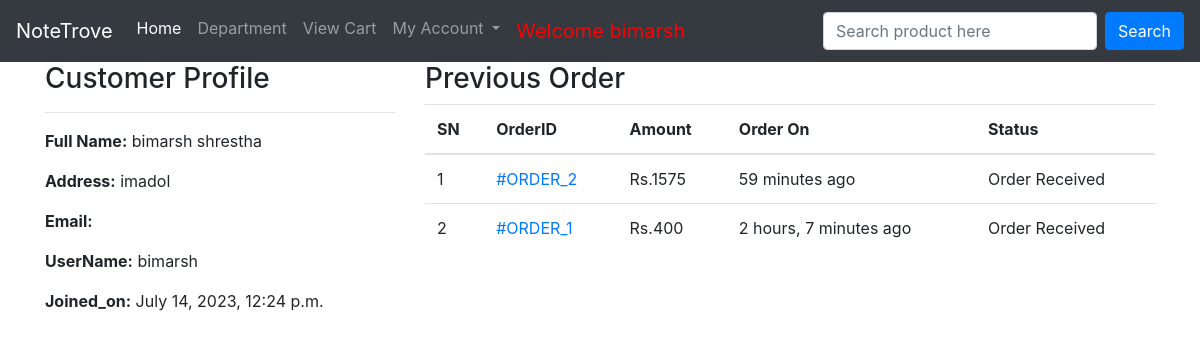
Screenshot of /profile/ (signed in) with the database file from the repository.
### RBB/models.py (models this page shows, shortened)
class Customer(models.Model):
    user=models.OneToOneField(User,on_delete=models.CASCADE)
    full_name = models.CharField(max_length=200)
    address=models.CharField(max_length=200,blank=True,null=True)
    joined_on=models.DateTimeField(auto_now_add=True)

class Order(models.Model):
    cart=models.OneToOneField(Cart,on_delete=models.CASCADE)
    ordered_by=models.CharField(max_length=200)
    shipping_address=models.CharField(max_length=200)
    mobile=models.CharField(max_length=10)
    email=models.EmailField(null=True,blank=True)
    subtotal=models.PositiveIntegerField()
    discount=models.PositiveIntegerField()
    total=models.PositiveIntegerField()
    order_status=models.CharField(max_length=50,choices=ORDER_STATUS)
    created_at=models.DateTimeField(auto_now_add=True)
    payment_method=models.CharField(max_length=20,choices=METHOD,default="Cash On Delivery")
    payment_completed=models.BooleanField(default=False,null=True,blank=True)

### RBB/views.py (the view)
# urls.py: path('profile/',CustomerDetailView.as_view(),name='customerprofile'),
class CustomerDetailView(TemplateView):
    template_name='customerprofile.html'
    def dispatch(self,request,*args,**kwargs):
        if request.user.is_authenticated and Customer.objects.filter(user=request.user).exists():
            pass
        else:
            return redirect('/login/?next=/profile/')
        return super().dispatch(request,*args,**kwargs)
    def get_context_data(self,**kwargs):
        context=super().get_context_data(**kwargs)
        customer=self.request.user.customer
        context['customer']=customer
        order=Order.objects.filter(cart__customer=customer).order_by('-id')
        context['orders']=order
        return context

### templates/customerprofile.html (shortened to what this page needs)
{% extends 'base.html'%}
{%block content%}
<div class="container">
    <div class="row">
        <div class="col-md-4">
            <h3>Customer Profile</h3><hr>
            <p><span class="font-weight-bold">Full Name:</span> {{customer.full_name}}</p>
            <p><span class="font-weight-bold">Address:</span> {{customer.address}}</p>
            <p><span class="font-weight-bold">Email:</span> {{customer.user.email}}</p>
            <p><span class="font-weight-bold">UserName:</span> {{customer.user.username}}</p>
            <p><span class="font-weight-bold">Joined_on:</span> {{customer.joined_on}}</p>
        </div>
        <div class="col-md-8">
            <h3>Previous Order</h3>
            <table class="table">
                <thead>
                    <tr>
                        <th>SN</th>
                        <th>OrderID</th>
                        <th>Amount</th>
                        <th>Order On</th>
                        <th>Status</th>
                    </tr>
                </thead>
                <tbody>
                    {%for ord in orders%}
                    <tr>
                        <td>{{forloop.counter}}</td>
                        <td><a href="{% url 'RBB:customerorderdetail' ord.pk%}">#ORDER_{{ord.id}}</a></td>
                        <td>Rs.{{ord.total}}</td>
                        <td>{{ord.created_at|timesince}} ago</td>
                        <td>{{ord.order_status}}</td>
                    </tr>
                    {%endfor%}
                </tbody>
            </table>
        </div>
    </div>
</div>
{%endblock%}

### templates/base.html (shortened to what this page needs)
<!DOCTYPE html>
<html lang="en">
<head>
    <link rel="stylesheet" href="https://stackpath.bootstrapcdn.com/bootstrap/4.5.2/css/bootstrap.min.css">
</head>
<body>
    <nav class="navbar navbar-expand-lg navbar-dark bg-dark">
        <a class="navbar-brand" href="{% url 'RBB:home'%}">NoteTrove </a>
        <div class="collapse navbar-collapse" id="navbarSupportedContent">
          <ul class="navbar-nav mr-auto">
            <li class="nav-item active">
              <a class="nav-link" href="{% url 'RBB:home'%}">Home <span class="sr-only">(current)</span></a>
            </li>
            <li class="nav-item">
              <a class="nav-link" href="{% url 'RBB:allproducts'%}">Department</a>
            </li>
            <li class="nav-item">
                <a class="nav-link" href="{% url 'RBB:mycart'%}">View Cart</a>
              </li>
            <li class="nav-item dropdown">
              <a class="nav-link dropdown-toggle" href="#" id="navbarDropdown" role="button" data-toggle="dropdown" aria-haspopup="true" aria-expanded="false">
                My Account
              </a>
            </li>
            {%if request.user.customer%}
            <li class="nav-item">
              <a class="nav-link" style="color: red;font-size:20px">Welcome {{request.user.username}}</a>
            </li>
            {%endif%}
          </ul>
          <form class="form-inline my-2 my-lg-0" action="/search/" method="GET" >
            <input name='keyword' class="form-control mr-sm-2" type="search" placeholder="Search product here" aria-label="Search" required>
            <button class="btn btn-primary my-2 my-sm-0" type="submit">Search</button>
          </form>
        </div>
      </nav>
    {% block content%}
    {%endblock%}
</body>
</html>

### rows the page displays
Customer: full_name "bimarsh shrestha", address "imadol", user.username "bimarsh", joined_on "July 14, 2023, 12:24 p.m."
Order: id "2", total "1575", created_at "59 minutes", order_status "Order Received"
Order: id "1", total "400", created_at "2 hours, 7 minutes", order_status "Order Received"

### other values shown
{{ request.user.username }} "bimarsh"
